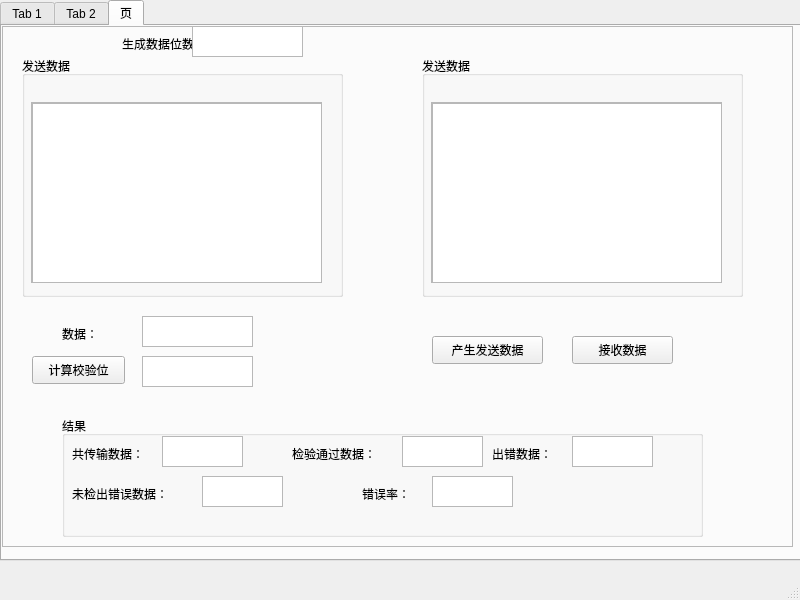
<?xml version="1.0" encoding="UTF-8"?>
<ui version="4.0">
 <class>MainWindow</class>
 <widget class="QMainWindow" name="MainWindow">
  <property name="geometry">
   <rect>
    <x>0</x>
    <y>0</y>
    <width>800</width>
    <height>600</height>
   </rect>
  </property>
  <property name="windowTitle">
   <string>MainWindow</string>
  </property>
  <widget class="QWidget" name="centralwidget">
   <widget class="QTabWidget" name="tabWidget">
    <property name="geometry">
     <rect>
      <x>0</x>
      <y>0</y>
      <width>801</width>
      <height>561</height>
     </rect>
    </property>
    <property name="currentIndex">
     <number>2</number>
    </property>
    <widget class="QWidget" name="SD">
     <attribute name="title">
      <string>Tab 1</string>
     </attribute>
     <widget class="QFrame" name="frame">
      <property name="geometry">
       <rect>
        <x>0</x>
        <y>0</y>
        <width>791</width>
        <height>521</height>
       </rect>
      </property>
      <property name="frameShape">
       <enum>QFrame::StyledPanel</enum>
      </property>
      <property name="frameShadow">
       <enum>QFrame::Raised</enum>
      </property>
      <widget class="QGroupBox" name="SendDataBox">
       <property name="geometry">
        <rect>
         <x>20</x>
         <y>30</y>
         <width>321</width>
         <height>241</height>
        </rect>
       </property>
       <property name="title">
        <string>发送数据</string>
       </property>
       <widget class="QScrollArea" name="SendDataScrollArea">
        <property name="geometry">
         <rect>
          <x>9</x>
          <y>46</y>
          <width>291</width>
          <height>181</height>
         </rect>
        </property>
        <property name="widgetResizable">
         <bool>true</bool>
        </property>
        <widget class="QWidget" name="scrollAreaWidgetContents">
         <property name="geometry">
          <rect>
           <x>0</x>
           <y>0</y>
           <width>289</width>
           <height>179</height>
          </rect>
         </property>
         <widget class="QTableWidget" name="SendDataTable">
          <property name="geometry">
           <rect>
            <x>0</x>
            <y>0</y>
            <width>291</width>
            <height>181</height>
           </rect>
          </property>
         </widget>
        </widget>
       </widget>
      </widget>
      <widget class="QTextEdit" name="InputSingleData">
       <property name="geometry">
        <rect>
         <x>140</x>
         <y>290</y>
         <width>111</width>
         <height>31</height>
        </rect>
       </property>
      </widget>
      <widget class="QLabel" name="label">
       <property name="geometry">
        <rect>
         <x>60</x>
         <y>300</y>
         <width>72</width>
         <height>15</height>
        </rect>
       </property>
       <property name="text">
        <string>数据：</string>
       </property>
      </widget>
      <widget class="QPushButton" name="CaculateBitSD">
       <property name="geometry">
        <rect>
         <x>30</x>
         <y>330</y>
         <width>93</width>
         <height>28</height>
        </rect>
       </property>
       <property name="text">
        <string>计算校验位</string>
       </property>
      </widget>
      <widget class="QTextEdit" name="CaculateSingleDataBit">
       <property name="geometry">
        <rect>
         <x>140</x>
         <y>330</y>
         <width>111</width>
         <height>31</height>
        </rect>
       </property>
      </widget>
      <widget class="QPushButton" name="GenerateData">
       <property name="geometry">
        <rect>
         <x>430</x>
         <y>310</y>
         <width>111</width>
         <height>28</height>
        </rect>
       </property>
       <property name="text">
        <string>产生发送数据</string>
       </property>
      </widget>
      <widget class="QPushButton" name="ReceiveDatalist">
       <property name="geometry">
        <rect>
         <x>570</x>
         <y>310</y>
         <width>101</width>
         <height>28</height>
        </rect>
       </property>
       <property name="text">
        <string>接收数据</string>
       </property>
      </widget>
      <widget class="QGroupBox" name="groupBox_3">
       <property name="geometry">
        <rect>
         <x>60</x>
         <y>390</y>
         <width>641</width>
         <height>121</height>
        </rect>
       </property>
       <property name="title">
        <string>结果</string>
       </property>
       <widget class="QLabel" name="label_2">
        <property name="geometry">
         <rect>
          <x>10</x>
          <y>30</y>
          <width>131</width>
          <height>16</height>
         </rect>
        </property>
        <property name="text">
         <string>共传输数据：</string>
        </property>
       </widget>
       <widget class="QLabel" name="label_3">
        <property name="geometry">
         <rect>
          <x>230</x>
          <y>30</y>
          <width>141</width>
          <height>16</height>
         </rect>
        </property>
        <property name="text">
         <string>检验通过数据：</string>
        </property>
       </widget>
       <widget class="QLabel" name="label_4">
        <property name="geometry">
         <rect>
          <x>430</x>
          <y>30</y>
          <width>141</width>
          <height>16</height>
         </rect>
        </property>
        <property name="text">
         <string>出错数据：</string>
        </property>
       </widget>
       <widget class="QLabel" name="label_5">
        <property name="geometry">
         <rect>
          <x>10</x>
          <y>70</y>
          <width>141</width>
          <height>16</height>
         </rect>
        </property>
        <property name="text">
         <string>未检出错误数据：</string>
        </property>
       </widget>
       <widget class="QLabel" name="label_6">
        <property name="geometry">
         <rect>
          <x>300</x>
          <y>70</y>
          <width>131</width>
          <height>16</height>
         </rect>
        </property>
        <property name="text">
         <string>错误率：</string>
        </property>
       </widget>
       <widget class="QTextEdit" name="DataAmount1">
        <property name="geometry">
         <rect>
          <x>100</x>
          <y>20</y>
          <width>81</width>
          <height>31</height>
         </rect>
        </property>
       </widget>
       <widget class="QTextEdit" name="PassedData1">
        <property name="geometry">
         <rect>
          <x>340</x>
          <y>20</y>
          <width>81</width>
          <height>31</height>
         </rect>
        </property>
       </widget>
       <widget class="QTextEdit" name="WorngDataAmount1">
        <property name="geometry">
         <rect>
          <x>510</x>
          <y>20</y>
          <width>81</width>
          <height>31</height>
         </rect>
        </property>
       </widget>
       <widget class="QTextEdit" name="UndetectedDataAmount1">
        <property name="geometry">
         <rect>
          <x>140</x>
          <y>60</y>
          <width>81</width>
          <height>31</height>
         </rect>
        </property>
       </widget>
       <widget class="QTextEdit" name="WrongPercent1">
        <property name="geometry">
         <rect>
          <x>370</x>
          <y>60</y>
          <width>81</width>
          <height>31</height>
         </rect>
        </property>
       </widget>
      </widget>
      <widget class="QGroupBox" name="ReceiveDataBox">
       <property name="geometry">
        <rect>
         <x>420</x>
         <y>30</y>
         <width>321</width>
         <height>241</height>
        </rect>
       </property>
       <property name="title">
        <string>发送数据</string>
       </property>
       <widget class="QScrollArea" name="ReceiveDataScrollArea">
        <property name="geometry">
         <rect>
          <x>9</x>
          <y>46</y>
          <width>291</width>
          <height>181</height>
         </rect>
        </property>
        <property name="widgetResizable">
         <bool>true</bool>
        </property>
        <widget class="QWidget" name="scrollAreaWidgetContents_2">
         <property name="geometry">
          <rect>
           <x>0</x>
           <y>0</y>
           <width>289</width>
           <height>179</height>
          </rect>
         </property>
         <widget class="QTableWidget" name="ReceiveDataTable">
          <property name="geometry">
           <rect>
            <x>0</x>
            <y>0</y>
            <width>291</width>
            <height>181</height>
           </rect>
          </property>
         </widget>
        </widget>
       </widget>
      </widget>
     </widget>
    </widget>
    <widget class="QWidget" name="H">
     <attribute name="title">
      <string>Tab 2</string>
     </attribute>
     <widget class="QFrame" name="frame_2">
      <property name="geometry">
       <rect>
        <x>0</x>
        <y>0</y>
        <width>791</width>
        <height>521</height>
       </rect>
      </property>
      <property name="frameShape">
       <enum>QFrame::StyledPanel</enum>
      </property>
      <property name="frameShadow">
       <enum>QFrame::Raised</enum>
      </property>
      <widget class="QGroupBox" name="SendDataBox_2">
       <property name="geometry">
        <rect>
         <x>20</x>
         <y>30</y>
         <width>321</width>
         <height>241</height>
        </rect>
       </property>
       <property name="title">
        <string>发送数据</string>
       </property>
       <widget class="QScrollArea" name="SendDataScrollArea_2">
        <property name="geometry">
         <rect>
          <x>9</x>
          <y>46</y>
          <width>291</width>
          <height>181</height>
         </rect>
        </property>
        <property name="widgetResizable">
         <bool>true</bool>
        </property>
        <widget class="QWidget" name="scrollAreaWidgetContents_3">
         <property name="geometry">
          <rect>
           <x>0</x>
           <y>0</y>
           <width>289</width>
           <height>179</height>
          </rect>
         </property>
         <widget class="QTableWidget" name="SendDataTable_2">
          <property name="geometry">
           <rect>
            <x>0</x>
            <y>0</y>
            <width>291</width>
            <height>181</height>
           </rect>
          </property>
         </widget>
        </widget>
       </widget>
      </widget>
      <widget class="QTextEdit" name="InputSingleData_2">
       <property name="geometry">
        <rect>
         <x>140</x>
         <y>290</y>
         <width>111</width>
         <height>31</height>
        </rect>
       </property>
      </widget>
      <widget class="QLabel" name="label_7">
       <property name="geometry">
        <rect>
         <x>60</x>
         <y>300</y>
         <width>72</width>
         <height>15</height>
        </rect>
       </property>
       <property name="text">
        <string>数据：</string>
       </property>
      </widget>
      <widget class="QPushButton" name="CaculateBitSD_2">
       <property name="geometry">
        <rect>
         <x>30</x>
         <y>330</y>
         <width>93</width>
         <height>28</height>
        </rect>
       </property>
       <property name="text">
        <string>计算校验位</string>
       </property>
      </widget>
      <widget class="QTextEdit" name="CaculateSingleDataBit_2">
       <property name="geometry">
        <rect>
         <x>140</x>
         <y>330</y>
         <width>111</width>
         <height>31</height>
        </rect>
       </property>
      </widget>
      <widget class="QPushButton" name="GenerateData_2">
       <property name="geometry">
        <rect>
         <x>430</x>
         <y>310</y>
         <width>111</width>
         <height>28</height>
        </rect>
       </property>
       <property name="text">
        <string>产生发送数据</string>
       </property>
      </widget>
      <widget class="QPushButton" name="ReceiveDatalist_2">
       <property name="geometry">
        <rect>
         <x>570</x>
         <y>310</y>
         <width>101</width>
         <height>28</height>
        </rect>
       </property>
       <property name="text">
        <string>接收数据</string>
       </property>
      </widget>
      <widget class="QGroupBox" name="groupBox_4">
       <property name="geometry">
        <rect>
         <x>60</x>
         <y>390</y>
         <width>641</width>
         <height>121</height>
        </rect>
       </property>
       <property name="title">
        <string>结果</string>
       </property>
       <widget class="QLabel" name="label_8">
        <property name="geometry">
         <rect>
          <x>10</x>
          <y>30</y>
          <width>131</width>
          <height>16</height>
         </rect>
        </property>
        <property name="text">
         <string>共传输数据：</string>
        </property>
       </widget>
       <widget class="QLabel" name="label_9">
        <property name="geometry">
         <rect>
          <x>230</x>
          <y>30</y>
          <width>141</width>
          <height>16</height>
         </rect>
        </property>
        <property name="text">
         <string>检验通过数据：</string>
        </property>
       </widget>
       <widget class="QLabel" name="label_10">
        <property name="geometry">
         <rect>
          <x>430</x>
          <y>30</y>
          <width>141</width>
          <height>16</height>
         </rect>
        </property>
        <property name="text">
         <string>出错数据：</string>
        </property>
       </widget>
       <widget class="QLabel" name="label_11">
        <property name="geometry">
         <rect>
          <x>10</x>
          <y>70</y>
          <width>141</width>
          <height>16</height>
         </rect>
        </property>
        <property name="text">
         <string>未检出错误数据：</string>
        </property>
       </widget>
       <widget class="QLabel" name="label_12">
        <property name="geometry">
         <rect>
          <x>300</x>
          <y>70</y>
          <width>131</width>
          <height>16</height>
         </rect>
        </property>
        <property name="text">
         <string>错误率：</string>
        </property>
       </widget>
       <widget class="QTextEdit" name="DataAmount1_2">
        <property name="geometry">
         <rect>
          <x>100</x>
          <y>20</y>
          <width>81</width>
          <height>31</height>
         </rect>
        </property>
       </widget>
       <widget class="QTextEdit" name="PassedData1_2">
        <property name="geometry">
         <rect>
          <x>340</x>
          <y>20</y>
          <width>81</width>
          <height>31</height>
         </rect>
        </property>
       </widget>
       <widget class="QTextEdit" name="WorngDataAmount1_2">
        <property name="geometry">
         <rect>
          <x>510</x>
          <y>20</y>
          <width>81</width>
          <height>31</height>
         </rect>
        </property>
       </widget>
       <widget class="QTextEdit" name="UndetectedDataAmount1_2">
        <property name="geometry">
         <rect>
          <x>140</x>
          <y>60</y>
          <width>81</width>
          <height>31</height>
         </rect>
        </property>
       </widget>
       <widget class="QTextEdit" name="WrongPercent1_2">
        <property name="geometry">
         <rect>
          <x>370</x>
          <y>60</y>
          <width>81</width>
          <height>31</height>
         </rect>
        </property>
       </widget>
      </widget>
      <widget class="QGroupBox" name="ReceiveDataBox_2">
       <property name="geometry">
        <rect>
         <x>420</x>
         <y>30</y>
         <width>321</width>
         <height>241</height>
        </rect>
       </property>
       <property name="title">
        <string>发送数据</string>
       </property>
       <widget class="QScrollArea" name="ReceiveDataScrollArea_2">
        <property name="geometry">
         <rect>
          <x>9</x>
          <y>46</y>
          <width>291</width>
          <height>181</height>
         </rect>
        </property>
        <property name="widgetResizable">
         <bool>true</bool>
        </property>
        <widget class="QWidget" name="scrollAreaWidgetContents_4">
         <property name="geometry">
          <rect>
           <x>0</x>
           <y>0</y>
           <width>289</width>
           <height>179</height>
          </rect>
         </property>
         <widget class="QTableWidget" name="ReceiveDataTable_2">
          <property name="geometry">
           <rect>
            <x>0</x>
            <y>0</y>
            <width>291</width>
            <height>181</height>
           </rect>
          </property>
         </widget>
        </widget>
       </widget>
      </widget>
      <widget class="QTextEdit" name="DataLength_H">
       <property name="geometry">
        <rect>
         <x>190</x>
         <y>0</y>
         <width>111</width>
         <height>31</height>
        </rect>
       </property>
      </widget>
      <widget class="QLabel" name="label_19">
       <property name="geometry">
        <rect>
         <x>120</x>
         <y>10</y>
         <width>72</width>
         <height>15</height>
        </rect>
       </property>
       <property name="text">
        <string>生成数据位数：</string>
       </property>
      </widget>
     </widget>
    </widget>
    <widget class="QWidget" name="CRC">
     <attribute name="title">
      <string>页</string>
     </attribute>
     <widget class="QFrame" name="frame_3">
      <property name="geometry">
       <rect>
        <x>0</x>
        <y>0</y>
        <width>791</width>
        <height>521</height>
       </rect>
      </property>
      <property name="frameShape">
       <enum>QFrame::StyledPanel</enum>
      </property>
      <property name="frameShadow">
       <enum>QFrame::Raised</enum>
      </property>
      <widget class="QGroupBox" name="SendDataBox_3">
       <property name="geometry">
        <rect>
         <x>20</x>
         <y>30</y>
         <width>321</width>
         <height>241</height>
        </rect>
       </property>
       <property name="title">
        <string>发送数据</string>
       </property>
       <widget class="QScrollArea" name="SendDataScrollArea_3">
        <property name="geometry">
         <rect>
          <x>9</x>
          <y>46</y>
          <width>291</width>
          <height>181</height>
         </rect>
        </property>
        <property name="widgetResizable">
         <bool>true</bool>
        </property>
        <widget class="QWidget" name="scrollAreaWidgetContents_5">
         <property name="geometry">
          <rect>
           <x>0</x>
           <y>0</y>
           <width>289</width>
           <height>179</height>
          </rect>
         </property>
         <widget class="QTableWidget" name="SendDataTable_3">
          <property name="geometry">
           <rect>
            <x>0</x>
            <y>0</y>
            <width>291</width>
            <height>181</height>
           </rect>
          </property>
         </widget>
        </widget>
       </widget>
      </widget>
      <widget class="QTextEdit" name="InputSingleData_3">
       <property name="geometry">
        <rect>
         <x>140</x>
         <y>290</y>
         <width>111</width>
         <height>31</height>
        </rect>
       </property>
      </widget>
      <widget class="QLabel" name="label_13">
       <property name="geometry">
        <rect>
         <x>60</x>
         <y>300</y>
         <width>72</width>
         <height>15</height>
        </rect>
       </property>
       <property name="text">
        <string>数据：</string>
       </property>
      </widget>
      <widget class="QPushButton" name="CaculateBitSD_3">
       <property name="geometry">
        <rect>
         <x>30</x>
         <y>330</y>
         <width>93</width>
         <height>28</height>
        </rect>
       </property>
       <property name="text">
        <string>计算校验位</string>
       </property>
      </widget>
      <widget class="QTextEdit" name="CaculateSingleDataBit_3">
       <property name="geometry">
        <rect>
         <x>140</x>
         <y>330</y>
         <width>111</width>
         <height>31</height>
        </rect>
       </property>
      </widget>
      <widget class="QPushButton" name="GenerateData_3">
       <property name="geometry">
        <rect>
         <x>430</x>
         <y>310</y>
         <width>111</width>
         <height>28</height>
        </rect>
       </property>
       <property name="text">
        <string>产生发送数据</string>
       </property>
      </widget>
      <widget class="QPushButton" name="ReceiveDatalist_3">
       <property name="geometry">
        <rect>
         <x>570</x>
         <y>310</y>
         <width>101</width>
         <height>28</height>
        </rect>
       </property>
       <property name="text">
        <string>接收数据</string>
       </property>
      </widget>
      <widget class="QGroupBox" name="groupBox_5">
       <property name="geometry">
        <rect>
         <x>60</x>
         <y>390</y>
         <width>641</width>
         <height>121</height>
        </rect>
       </property>
       <property name="title">
        <string>结果</string>
       </property>
       <widget class="QLabel" name="label_14">
        <property name="geometry">
         <rect>
          <x>10</x>
          <y>30</y>
          <width>131</width>
          <height>16</height>
         </rect>
        </property>
        <property name="text">
         <string>共传输数据：</string>
        </property>
       </widget>
       <widget class="QLabel" name="label_15">
        <property name="geometry">
         <rect>
          <x>230</x>
          <y>30</y>
          <width>141</width>
          <height>16</height>
         </rect>
        </property>
        <property name="text">
         <string>检验通过数据：</string>
        </property>
       </widget>
       <widget class="QLabel" name="label_16">
        <property name="geometry">
         <rect>
          <x>430</x>
          <y>30</y>
          <width>141</width>
          <height>16</height>
         </rect>
        </property>
        <property name="text">
         <string>出错数据：</string>
        </property>
       </widget>
       <widget class="QLabel" name="label_17">
        <property name="geometry">
         <rect>
          <x>10</x>
          <y>70</y>
          <width>141</width>
          <height>16</height>
         </rect>
        </property>
        <property name="text">
         <string>未检出错误数据：</string>
        </property>
       </widget>
       <widget class="QLabel" name="label_18">
        <property name="geometry">
         <rect>
          <x>300</x>
          <y>70</y>
          <width>131</width>
          <height>16</height>
         </rect>
        </property>
        <property name="text">
         <string>错误率：</string>
        </property>
       </widget>
       <widget class="QTextEdit" name="DataAmount1_3">
        <property name="geometry">
         <rect>
          <x>100</x>
          <y>20</y>
          <width>81</width>
          <height>31</height>
         </rect>
        </property>
       </widget>
       <widget class="QTextEdit" name="PassedData1_3">
        <property name="geometry">
         <rect>
          <x>340</x>
          <y>20</y>
          <width>81</width>
          <height>31</height>
         </rect>
        </property>
       </widget>
       <widget class="QTextEdit" name="WorngDataAmount1_3">
        <property name="geometry">
         <rect>
          <x>510</x>
          <y>20</y>
          <width>81</width>
          <height>31</height>
         </rect>
        </property>
       </widget>
       <widget class="QTextEdit" name="UndetectedDataAmount1_3">
        <property name="geometry">
         <rect>
          <x>140</x>
          <y>60</y>
          <width>81</width>
          <height>31</height>
         </rect>
        </property>
       </widget>
       <widget class="QTextEdit" name="WrongPercent1_3">
        <property name="geometry">
         <rect>
          <x>370</x>
          <y>60</y>
          <width>81</width>
          <height>31</height>
         </rect>
        </property>
       </widget>
      </widget>
      <widget class="QGroupBox" name="ReceiveDataBox_3">
       <property name="geometry">
        <rect>
         <x>420</x>
         <y>30</y>
         <width>321</width>
         <height>241</height>
        </rect>
       </property>
       <property name="title">
        <string>发送数据</string>
       </property>
       <widget class="QScrollArea" name="ReceiveDataScrollArea_3">
        <property name="geometry">
         <rect>
          <x>9</x>
          <y>46</y>
          <width>291</width>
          <height>181</height>
         </rect>
        </property>
        <property name="widgetResizable">
         <bool>true</bool>
        </property>
        <widget class="QWidget" name="scrollAreaWidgetContents_6">
         <property name="geometry">
          <rect>
           <x>0</x>
           <y>0</y>
           <width>289</width>
           <height>179</height>
          </rect>
         </property>
         <widget class="QTableWidget" name="ReceiveDataTable_3">
          <property name="geometry">
           <rect>
            <x>0</x>
            <y>0</y>
            <width>291</width>
            <height>181</height>
           </rect>
          </property>
         </widget>
        </widget>
       </widget>
      </widget>
      <widget class="QLabel" name="label_20">
       <property name="geometry">
        <rect>
         <x>120</x>
         <y>10</y>
         <width>72</width>
         <height>15</height>
        </rect>
       </property>
       <property name="text">
        <string>生成数据位数：</string>
       </property>
      </widget>
      <widget class="QTextEdit" name="DataLength_CRC">
       <property name="geometry">
        <rect>
         <x>190</x>
         <y>0</y>
         <width>111</width>
         <height>31</height>
        </rect>
       </property>
      </widget>
     </widget>
    </widget>
   </widget>
  </widget>
  <widget class="QMenuBar" name="menubar">
   <property name="geometry">
    <rect>
     <x>0</x>
     <y>0</y>
     <width>800</width>
     <height>26</height>
    </rect>
   </property>
  </widget>
  <widget class="QStatusBar" name="statusbar"/>
 </widget>
 <resources/>
 <connections/>
</ui>
